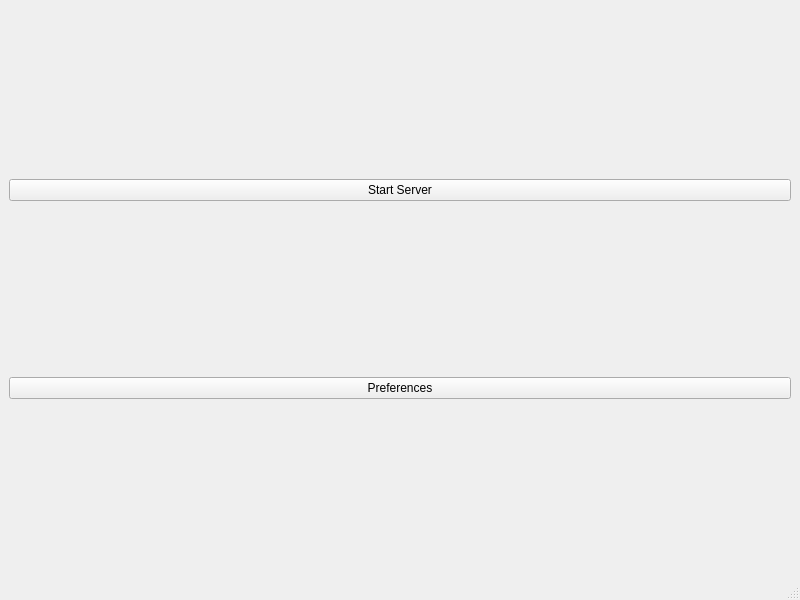
<?xml version="1.0" encoding="UTF-8"?>
<ui version="4.0">
 <class>MainWindow</class>
 <widget class="QMainWindow" name="MainWindow">
  <property name="geometry">
   <rect>
    <x>0</x>
    <y>0</y>
    <width>800</width>
    <height>600</height>
   </rect>
  </property>
  <property name="windowTitle">
   <string>Virtual Gamepad</string>
  </property>
  <property name="windowIcon">
   <iconset resource="../../res/icons.qrc">
    <normaloff>:/logos/SquareIcon.png</normaloff>:/logos/SquareIcon.png</iconset>
  </property>
  <widget class="QWidget" name="centralwidget">
   <layout class="QVBoxLayout" name="verticalLayout">
    <item>
     <widget class="QPushButton" name="startButton">
      <property name="toolTip">
       <string>&lt;html&gt;&lt;head/&gt;&lt;body&gt;&lt;p&gt;Attempts to start the server on the given Port.&lt;/p&gt;&lt;/body&gt;&lt;/html&gt;</string>
      </property>
      <property name="text">
       <string>Start Server</string>
      </property>
     </widget>
    </item>
    <item>
     <widget class="QPushButton" name="settingsButton">
      <property name="text">
       <string>Preferences</string>
      </property>
     </widget>
    </item>
   </layout>
  </widget>
  <widget class="QMenuBar" name="menubar">
   <property name="geometry">
    <rect>
     <x>0</x>
     <y>0</y>
     <width>800</width>
     <height>21</height>
    </rect>
   </property>
  </widget>
  <widget class="QStatusBar" name="statusbar"/>
 </widget>
 <resources>
  <include location="../../res/icons.qrc"/>
 </resources>
 <connections/>
</ui>
